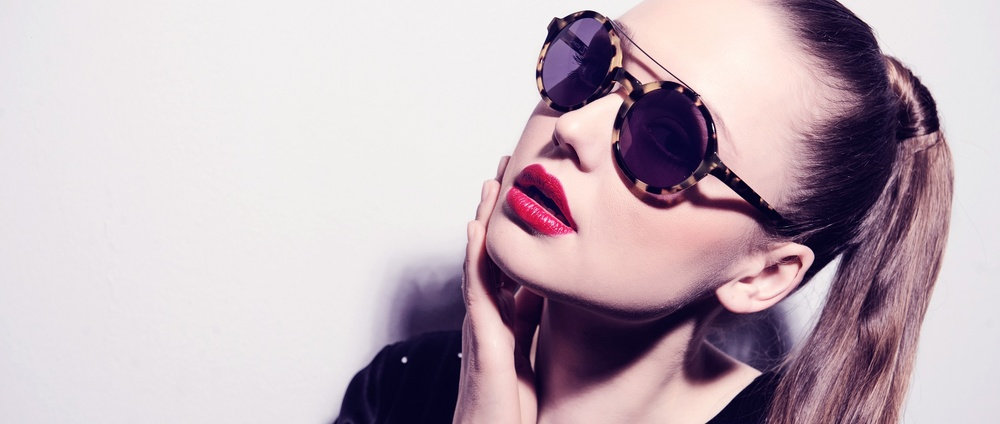
#> input picture anderne-1.jpg, 1000 x 424 px, shrunk from 1972 x 836 before the run; the run also reads 1 picture not shown here
$ python FinalProject.py
#> lines starting #> are read from the running program, lines starting #| are printed output that depends on the picture; after the words box and inside, x2 and y2 are one past the last pixel; in counts of white or black regions, pixels touching at a corner belong together
import numpy as np
import cv2
from PIL import Image
from PIL import ImageDraw
from PIL import ImageStat

# read in the image, create copy
# imageName = 'hair-model-4.jpg'
# imageName = 'shutterstock_159672665.jpg'
imageName = 'anderne-1.jpg'
img = cv2.imread(imageName)
#> img is the input picture: shape (424, 1000, 3); mean B, G, R 184.8, 176, 192
imgGrayscale = cv2.imread(imageName, 0)
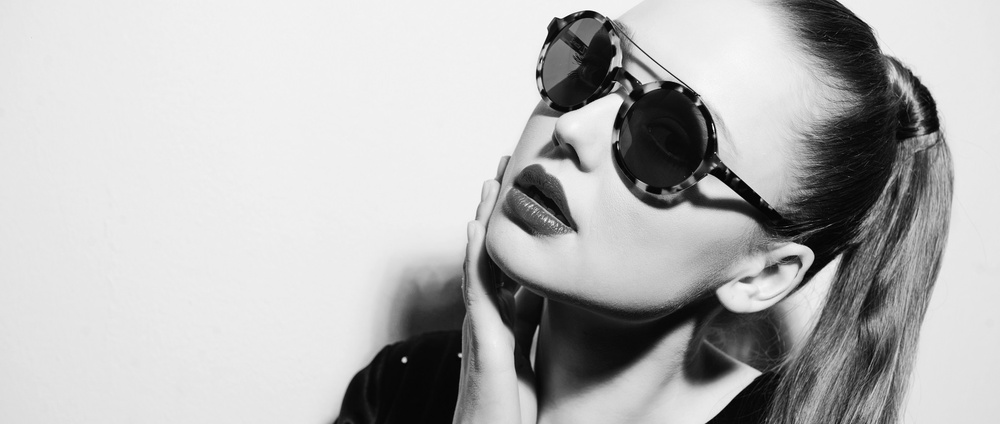
#> imgGrayscale: shape (424, 1000); min 0, max 255, mean 181.8
anotherImgGrayscale = cv2.imread(imageName, 0)

# http://alereimondo.no-ip.org/opencv/34
# https://github.com/shantnu/FaceDetect/blob/master/face_detect.py
cascPath = "haarcascade_frontalface_alt.xml"
featureCascade = cv2.CascadeClassifier(cascPath)

features = featureCascade.detectMultiScale(imgGrayscale, 1.1, 5, cv2.CASCADE_SCALE_IMAGE, (100, 100))
#> features = ()

# # http://stackoverflow.com/questions/11064454/adobe-photoshop-style-posterization-and-opencv
# I. Creating the Posterize Filter from Photoshop
n = 8 # I decided to use 8 for the number of levels of quantization
allColors = np.arange(0, 256)
divider = np.linspace(0, 255, n+1)[1]
quantiz = np.int0(np.linspace(0, 255, n))
color_levels = np.clip(np.int0(allColors/divider), 0, n-1)
palette = quantiz[color_levels]
postImg = palette[img]
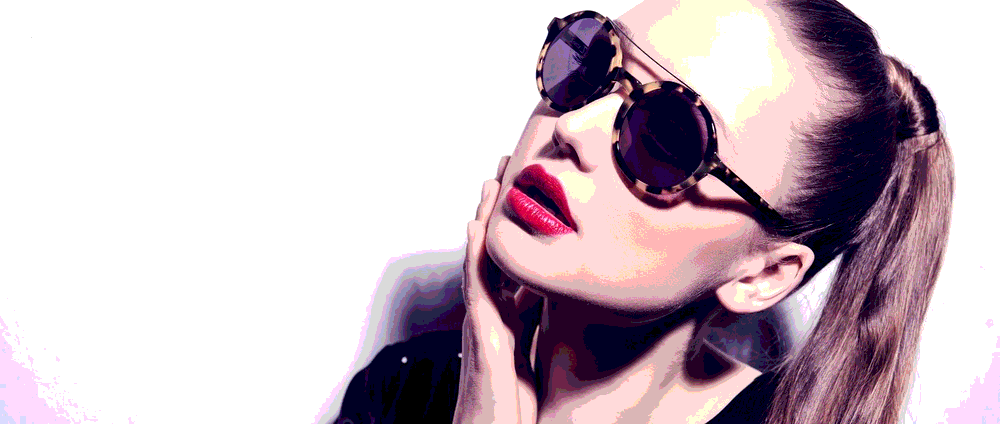
#> postImg: shape (424, 1000, 3) int64; mean B, G, R 195, 186.4, 201.9
postImg = cv2.convertScaleAbs(postImg)
cv2.imwrite('posterizedImg.jpg', postImg)

# II. Create Halftone Image
# http://stackoverflow.com/questions/10572274/halftone-images-in-python
# 1. Convert to CMYK and split
rbg_image = Image.open("postImg.jpg")
cmyk_image = rbg_image.convert('CMYK')
cmyk = cmyk_image.split()


def gcr(im, percentage):
    cmyk_im = im.convert('CMYK')
    if not percentage:
        return cmyk_im
    cmyk_im = cmyk_im.split()
    cmyk = []
    for i in xrange(4):
        cmyk.append(cmyk_im[i].load())
    for x in xrange(im.size[0]):
        for y in xrange(im.size[1]):
            gray = min(cmyk[0][x,y], cmyk[1][x,y], cmyk[2][x,y]) * percentage / 100
            for i in xrange(3):
                cmyk[i][x,y] = cmyk[i][x,y] - gray
            cmyk[3][x,y] = gray
    return Image.merge('CMYK', cmyk_im)

def halftone(cmyk_image, cmyk, sample):
#> called with sample = 8
    cmyk = cmyk.split()
    dots = []
    angle = 0

    for channel in cmyk:
        # 2. Rotate each separated image by 0, 15, 30 and 45 degrees
        channel = channel.rotate(angle, 0, 1)
        size = channel.size[0], channel.size[1]
        half_tone = Image.new('L', size)
        draw = ImageDraw.Draw(half_tone)
        # 3. Take the half-tone of each image
        for x in xrange(0, channel.size[0], sample):
            for y in xrange(0, channel.size[1], sample):
                box = channel.crop((x, y, x + sample, y + sample))
                stat = ImageStat.Stat(box)
                diameter = (stat.mean[0] / 255) ** 0.5
                edge = 0.5 * (1 - diameter)
                x_pos, y_pos = (x + edge), (y + edge)
                box_edge = sample*diameter
                draw.ellipse((x_pos, y_pos, x_pos + box_edge, y_pos + box_edge), 255)
        # 4. Rotate back each half-toned image
        half_tone = half_tone.rotate(-angle, 0, 1)
        width_half, height_half = half_tone.size
        xx = (width_half - cmyk_image.size[0]) / 2
        yy = (height_half - cmyk_image.size[1]) / 2
        half_tone = half_tone.crop((xx, yy, xx + cmyk_image.size[0], yy + cmyk_image.size[1]))
        dots.append(half_tone)
        angle += 15
#> this loop made 4 passes
#> (size, width_half, height_half, xx, yy, angle) on passes 2 to 4: ((1076, 670), 1214, 926, 107, 251, 30), ((1080, 868), 1370, 1292, 185, 434, 45), ((1008, 1008), 1426, 1426, 213, 501, 60)
#> (width_half, height_half, xx, yy, angle) on pass 1: (1000, 424, 0, 0, 15)
#> pass 1, in halftone, `channel = channel.rotate(angle, 0, 1)`:
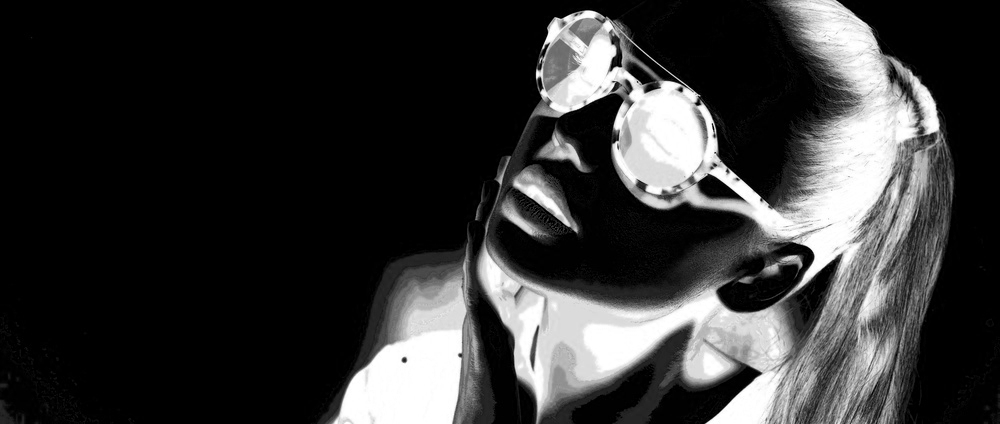
#> channel: PIL image 1000x424 L; min 0, max 255, mean 53.4
#> pass 1, in halftone, `half_tone = half_tone.rotate(-angle, 0, 1)`:
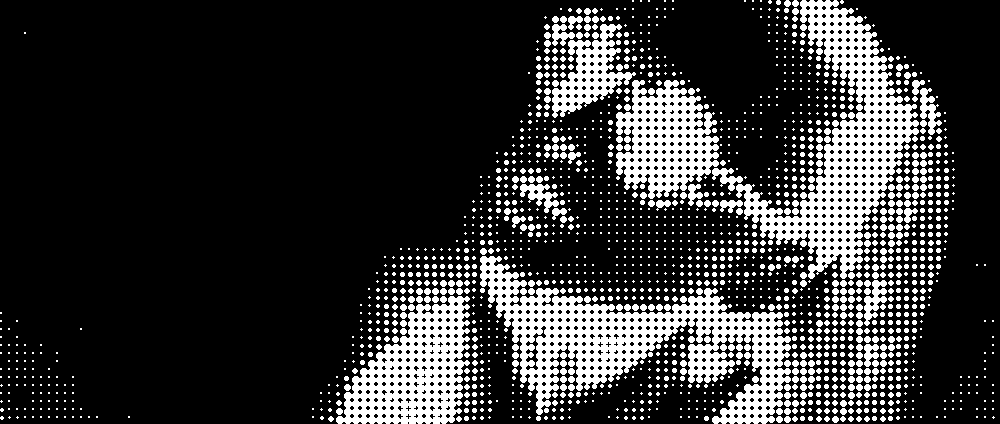
#> half_tone: PIL image 1000x424 L; 19.6% white; 1907 white regions (1086 under 20 px), largest, box (x1, y1, x2, y2) and area: (480, 256, 791, 424) 17248, (736, 0, 919, 279) 14969, (336, 296, 470, 424) 8983
#> pass 2, in halftone, `channel = channel.rotate(angle, 0, 1)`:
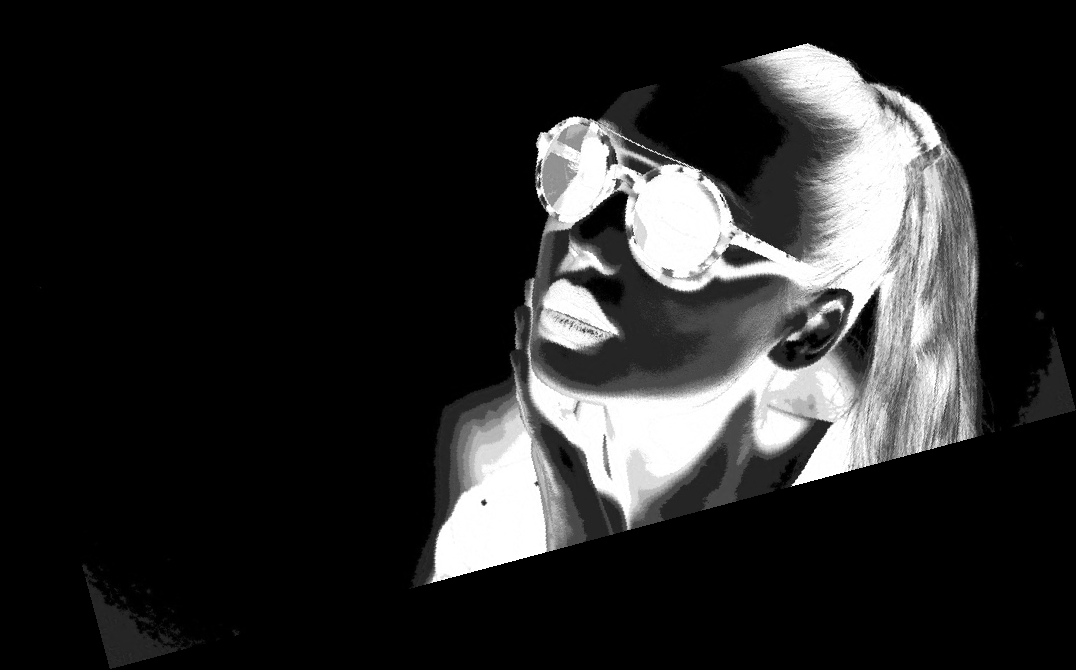
#> channel: PIL image 1076x670 L; min 0, max 255, mean 40.2
#> after the loop, angle = 60; dots = 4 items
    return dots

cmyk = gcr(cmyk_image, 0)
dots = halftone(cmyk_image, cmyk, 8)
#> dots = 4 items
new = Image.merge('CMYK', dots)
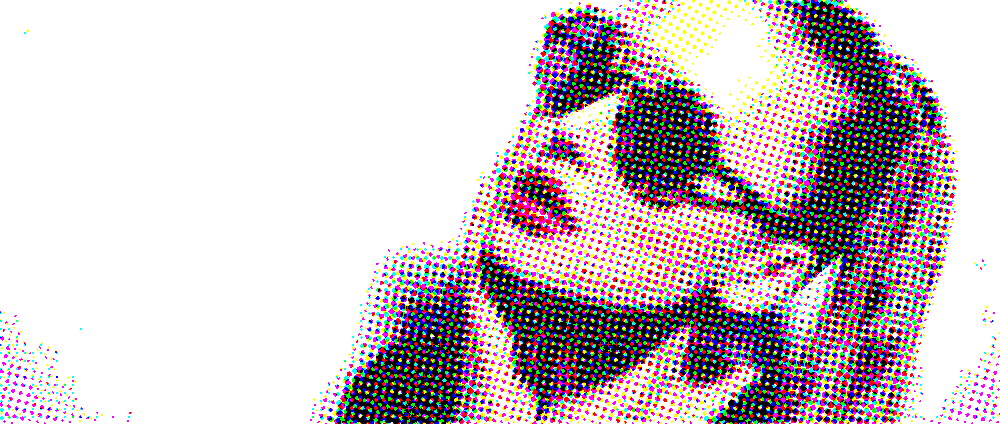
#> new: PIL image 1000x424 CMYK; mean R, G, B 205.1, 193.1, 197.3
new = new.convert('RGB')

# http://docs.opencv.org/2.4/doc/tutorials/imgproc/imgtrans/canny_detector/canny_detector.html
# https://en.wikipedia.org/wiki/Canny_edge_detector
# III. Recreate the EdgeFilter on copy
edgeThresh = 1
lowThreshold = 0
max_lowThreshold = 10
ratio = 3
kernel_size = (3, 3)
window_name = "Edge Map"

length, width = imgGrayscale.shape
#> length = 424; width = 1000
edgeFilterImg = cv2.GaussianBlur(imgGrayscale, (7, 7), 0)


# http://www.pyimagesearch.com/2015/04/06/zero-parameter-automatic-canny-edge-detection-with-python-and-opencv/
sigma = 0.33
v = np.median(edgeFilterImg)
#> v = 229
lower = int(max(0, (1.0 - sigma) * v))
#> lower = 153
upper = int(min(255, (1.0 + sigma) * v))
#> upper = 255
edgeFilterImg = cv2.Canny(edgeFilterImg, lower, upper)
#> edgeFilterImg: shape (424, 1000); 1.2% white in thin lines or dots, all inside (x1, y1, x2, y2) = (333, 0, 951, 424)
for i in range(0, 3):
    edgeFilterImg = cv2.dilate(edgeFilterImg, (3, 3))
inverseImg = (255 - edgeFilterImg)
#> inverseImg: shape (424, 1000); 97.1% white; 44 black regions, largest, box (x1, y1, x2, y2) and area: (716, 241, 844, 348) 1249, (625, 33, 762, 205) 1225, (535, 10, 627, 87) 1026
inverseImgColor = cv2.cvtColor(inverseImg, cv2.COLOR_GRAY2RGB)

cv2.imwrite('inverseImgColor.jpg', inverseImgColor)
new.save('halftoneImage.bmp')

posterImg = cv2.imread('halftoneImage.bmp') * (inverseImgColor/255)

# IV. Add Border
posterImg = cv2.rectangle(posterImg, (0, 0), (posterImg.shape[1], posterImg.shape[0]), 0, 18)
posterImg = cv2.rectangle(posterImg, (0, 0), (posterImg.shape[1], posterImg.shape[0]), (255, 255, 255), 8)
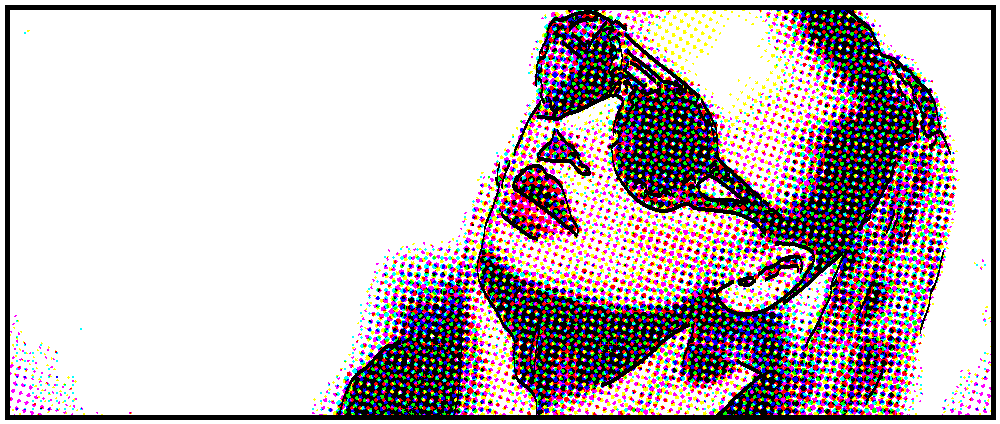
#> posterImg: shape (424, 1000, 3) float64; mean B, G, R 186.9, 183.3, 194.1

# V. Add Speech Bubble using feature detection


if len(features) > 0:
    (faceX, faceY, faceW, faceH) = features[0]
    face_center = (faceX + faceW/2, faceY + faceH/2)
    imageCenterX = posterImg.shape[1] / 2
    imageCenterY = posterImg.shape[0] / 2
    ellipseX = 0
    ellipseY = 0
    if face_center[0] > imageCenterX:
        ellipseX = int(imageCenterX * 0.5)
    else:
        ellipseX = int(imageCenterX * 1.5)
    if face_center[1] > imageCenterY:
        ellipseY = int(imageCenterY * 0.5)
    else:
        ellipseY = int(imageCenterY * 1.5)
    xAxis = int(imageCenterX * 0.333)
    yAxis = int(imageCenterY * 0.333)
    poly = cv2.ellipse2Poly((ellipseX, ellipseY), (xAxis, yAxis), 0, 0, 360, 5)
    posterImg = cv2.fillConvexPoly(posterImg, poly, (255, 255, 255))
    posterImg = cv2.ellipse(posterImg, ((ellipseX, ellipseY), (xAxis * 2, yAxis * 2), 0), (0, 0, 0), 4)
    posterImg = cv2.putText(posterImg, "WOW!!", (ellipseX - 80, ellipseY + 20), cv2.FONT_HERSHEY_PLAIN, 4, (0, 0, 0), 4)


cv2.imwrite('FinalImage.jpg', posterImg)
